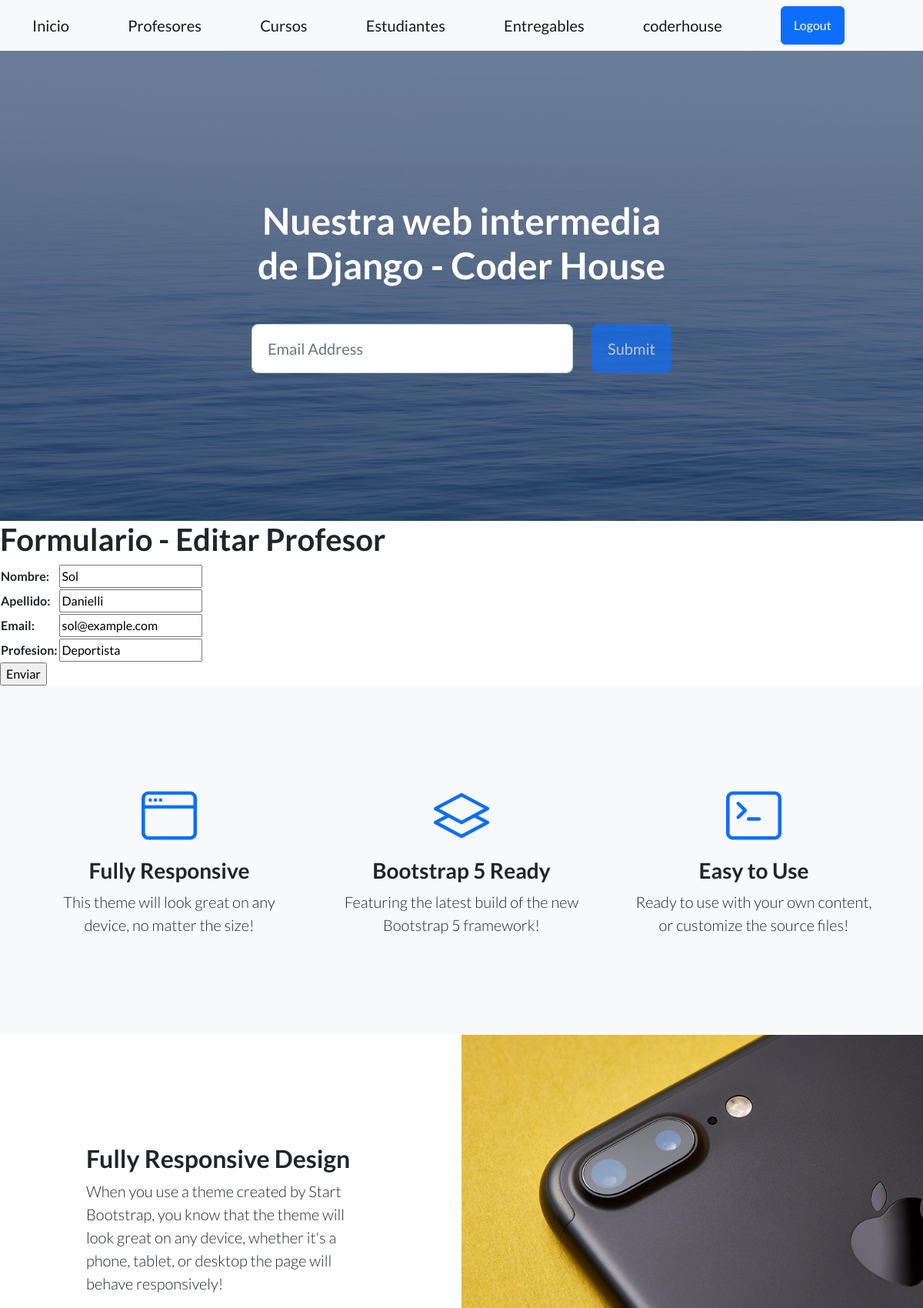
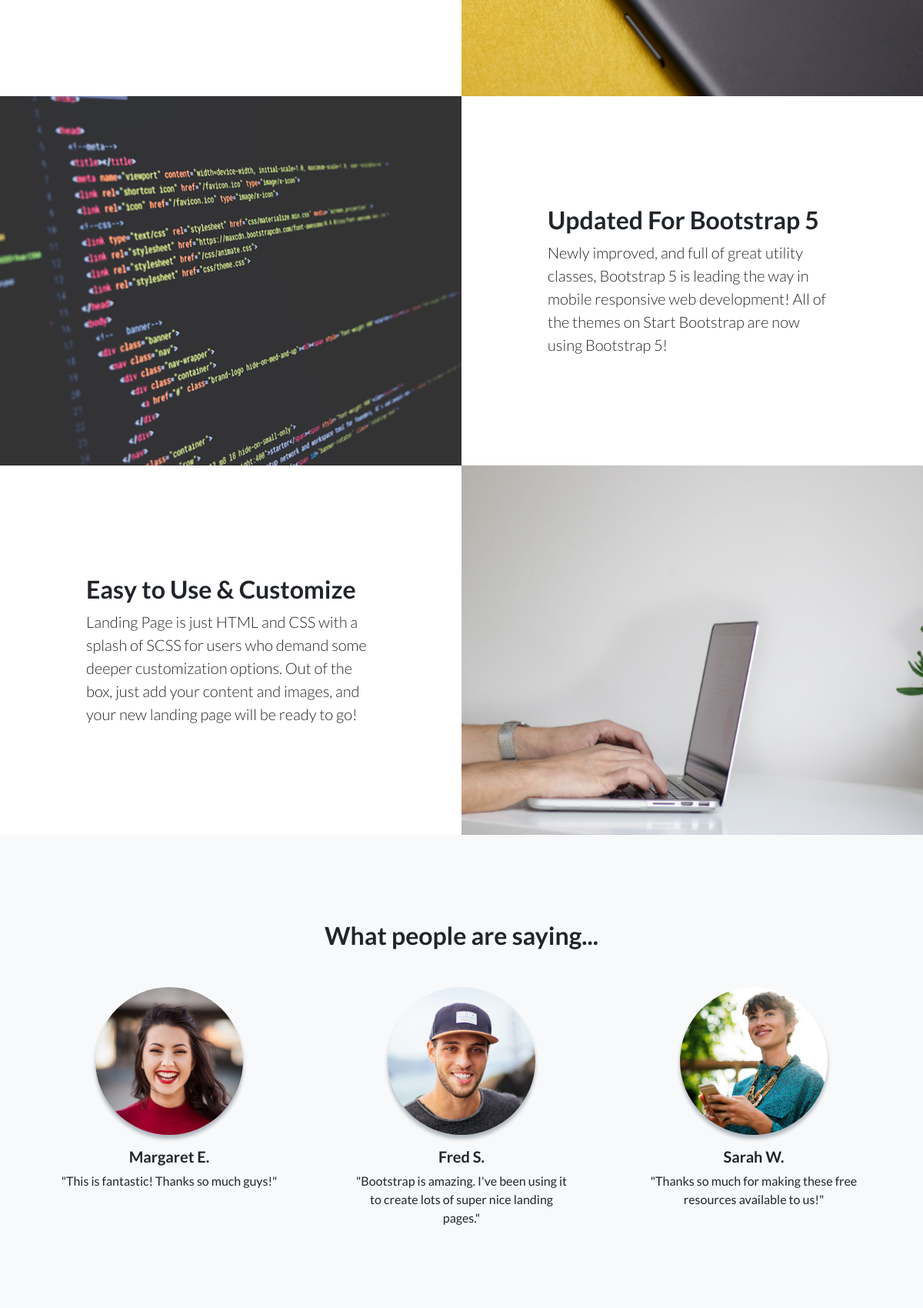
Screenshot of /AppCoder/editarProfesor/Sol/ (signed in, upper part) with the database file from the repository (2 pictures, top to bottom).
### AppCoder/models.py (models this page shows, shortened)
class Profesor(models.Model):
    nombre = models.CharField(max_length=30)
    apellido = models.CharField(max_length=30)
    email = models.EmailField()
    profesion = models.CharField(max_length=30)

### AppCoder/views.py (the view)
# urls.py: path('editarProfesor/<profesor_nombre>/', views.editar_profesor, name="EditarProfesor"),
def editar_profesor(request, profesor_nombre):
    profesor = Profesor.objects.get(nombre=profesor_nombre)
    if request.method == 'POST':
        miFormulario = ProfesorFormulario(request.POST)
        print(miFormulario)
        if miFormulario.is_valid():  # Si pasó la validación de Django
            informacion = miFormulario.cleaned_data
            profesor.nombre = informacion['nombre']
            profesor.apellido = informacion['apellido']
            profesor.email = informacion['email']
            profesor.profesion = informacion['profesion']
            profesor.save()
            return render(request, "AppCoder/inicio.html")
    else:
        miFormulario = ProfesorFormulario(initial={'nombre': profesor.nombre, 'apellido': profesor.apellido,
                                                   'email': profesor.email, 'profesion': profesor.profesion})
    return render(request, "AppCoder/editarProfesor.html", {"miFormulario": miFormulario, "profesor_nombre": profesor_nombre})

### AppCoder/forms.py
class ProfesorFormulario(forms.Form):
    nombre = forms.CharField(max_length=30)
    apellido = forms.CharField(max_length=30)
    email = forms.EmailField()
    profesion = forms.CharField(max_length=30)

### AppCoder/templates/AppCoder/editarProfesor.html (shortened to what this page needs)
{% extends "AppCoder/padre.html" %}
{% load static %}
{% block contenidoQueCambia %}
    <h1>Formulario - Editar Profesor</h1>
    <form action="" method="POST">{% csrf_token %}
        <table>
            {{ miFormulario.as_table }}
        </table>
        <input type="submit", value="Enviar">
    </form>
{% endblock %}

### AppCoder/templates/AppCoder/padre.html (shortened to what this page needs)
<!DOCTYPE html>
<html lang="en">
    <head>
        <link href="https://cdn.jsdelivr.net/npm/bootstrap-icons@1.5.0/font/bootstrap-icons.css" rel="stylesheet" type="text/css" />
        <link href="css/styles.css" rel="stylesheet" />
    </head>
    <body>
        <nav class="navbar navbar-light bg-light static-top">
            <div class="container">
                <a class="navbar-brand" href={% url 'Inicio' %}>Inicio</a>
                <a class="navbar-brand" href={% url 'LeerProfesores' %}>Profesores</a>
                <a class="navbar-brand" href={% url 'ListaCursos' %}>Cursos</a>
                <a class="navbar-brand" href={% url 'Estudiantes' %}>Estudiantes</a>
                <a class="navbar-brand" href={% url 'Entregables' %}>Entregables</a>
                {% if not request.user.is_authenticated %}
                <a class="btn btn-primary" href="{% url 'Login' %}">Login</a>
                <a class="btn btn-primary" href="{% url 'Registro' %}">Registro</a>
                {% else %}
                <a class="navbar-brand" href="{% url 'EditarPerfil' %}">{{request.user.username}}</a>
                <a class="btn btn-primary" href="{% url 'Logout' %}">Logout</a>
                {% endif %}
            </div>
        </nav>
        <header class="masthead">
            <div class="container position-relative">
                <div class="row justify-content-center">
                    <div class="col-xl-6">
                        <div class="text-center text-white">
                            <h1 class="mb-5">Nuestra web intermedia de Django - Coder House</h1>
                            <form class="form-subscribe" id="contactForm" data-sb-form-api-token="API_TOKEN">
                                <div class="row">
                                    <div class="col">
                                        <input class="form-control form-control-lg" id="emailAddress" type="email" placeholder="Email Address" data-sb-validations="required,email" />
                                    </div>
                                    <div class="col-auto"><button class="btn btn-primary btn-lg disabled" id="submitButton" type="submit">Submit</button></div>
                                </div>
                            </form>
                        </div>
                    </div>
                </div>
            </div>
        </header>
                {% block contenidoQueCambia %}{% endblock contenidoQueCambia %}
        <section class="features-icons bg-light text-center">
            <div class="container">
                <div class="row">
                    <div class="col-lg-4">
                        <div class="features-icons-item mx-auto mb-5 mb-lg-0 mb-lg-3">
                            <div class="features-icons-icon d-flex"><i class="bi-window m-auto text-primary"></i></div>
                            <h3>Fully Responsive</h3>
                            <p class="lead mb-0">This theme will look great on any device, no matter the size!</p>
                        </div>
                    </div>
                    <div class="col-lg-4">
                        <div class="features-icons-item mx-auto mb-5 mb-lg-0 mb-lg-3">
                            <div class="features-icons-icon d-flex"><i class="bi-layers m-auto text-primary"></i></div>
                            <h3>Bootstrap 5 Ready</h3>
                            <p class="lead mb-0">Featuring the latest build of the new Bootstrap 5 framework!</p>
                        </div>
                    </div>
                    <div class="col-lg-4">
                        <div class="features-icons-item mx-auto mb-0 mb-lg-3">
                            <div class="features-icons-icon d-flex"><i class="bi-terminal m-auto text-primary"></i></div>
                            <h3>Easy to Use</h3>
                            <p class="lead mb-0">Ready to use with your own content, or customize the source files!</p>
                        </div>
                    </div>
                </div>
            </div>
        </section>
        <section class="showcase">
            <div class="container-fluid p-0">
                <div class="row g-0">
                    <div class="col-lg-6 order-lg-2 text-white showcase-img" style="background-image: url('assets/img/bg-showcase-1.jpg')"></div>
                    <div class="col-lg-6 order-lg-1 my-auto showcase-text">
                        <h2>Fully Responsive Design</h2>
                        <p class="lead mb-0">When you use a theme created by Start Bootstrap, you know that the theme will look great on any device, whether it's a phone, tablet, or desktop the page will behave responsively!</p>
                    </div>
                </div>
                <div class="row g-0">
                    <div class="col-lg-6 text-white showcase-img" style="background-image: url('assets/img/bg-showcase-2.jpg')"></div>
                    <div class="col-lg-6 my-auto showcase-text">
                        <h2>Updated For Bootstrap 5</h2>
                        <p class="lead mb-0">Newly improved, and full of great utility classes, Bootstrap 5 is leading the way in mobile responsive web development! All of the themes on Start Bootstrap are now using Bootstrap 5!</p>
                    </div>
                </div>
                <div class="row g-0">
                    <div class="col-lg-6 order-lg-2 text-white showcase-img" style="background-image: url('assets/img/bg-showcase-3.jpg')"></div>
                    <div class="col-lg-6 order-lg-1 my-auto showcase-text">
                        <h2>Easy to Use & Customize</h2>
                        <p class="lead mb-0">Landing Page is just HTML and CSS with a splash of SCSS for users who demand some deeper customization options. Out of the box, just add your content and images, and your new landing page will be ready to go!</p>
                    </div>
                </div>
            </div>
        </section>
        <section class="testimonials text-center bg-light">
            <div class="container">
                <h2 class="mb-5">What people are saying...</h2>
                <div class="row">
                    <div class="col-lg-4">
                        <div class="testimonial-item mx-auto mb-5 mb-lg-0">
                            <img class="img-fluid rounded-circle mb-3" src="assets/img/testimonials-1.jpg" alt="..." />
                            <h5>Margaret E.</h5>
                            <p class="font-weight-light mb-0">"This is fantastic! Thanks so much guys!"</p>
                        </div>
                    </div>
                    <div class="col-lg-4">
                        <div class="testimonial-item mx-auto mb-5 mb-lg-0">
                            <img class="img-fluid rounded-circle mb-3" src="assets/img/testimonials-2.jpg" alt="..." />
                            <h5>Fred S.</h5>
                            <p class="font-weight-light mb-0">"Bootstrap is amazing. I've been using it to create lots of super nice landing pages."</p>
                        </div>
                    </div>
                    <div class="col-lg-4">
                        <div class="testimonial-item mx-auto mb-5 mb-lg-0">
                            <img class="img-fluid rounded-circle mb-3" src="assets/img/testimonials-3.jpg" alt="..." />
                            <h5>Sarah W.</h5>
                            <p class="font-weight-light mb-0">"Thanks so much for making these free resources available to us!"</p>
                        </div>
                    </div>
                </div>
            </div>
        </section>
    </body>
</html>
<!DOCTYPE html>
<html lang="en">
    <head>
        {% load static %}
        <link href="https://cdn.jsdelivr.net/npm/bootstrap-icons@1.5.0/font/bootstrap-icons.css" rel="stylesheet" type="text/css" />
        <link href={% static 'AppCoder/css/styles.css' %} rel="stylesheet" />
    </head>
    <body>
    </body>
</html>

### rows the page displays
Profesor: nombre "Sol", apellido "Danielli", email "sol@example.com", profesion "Deportista"

### other values shown
{{ request.user.username }} "coderhouse"
